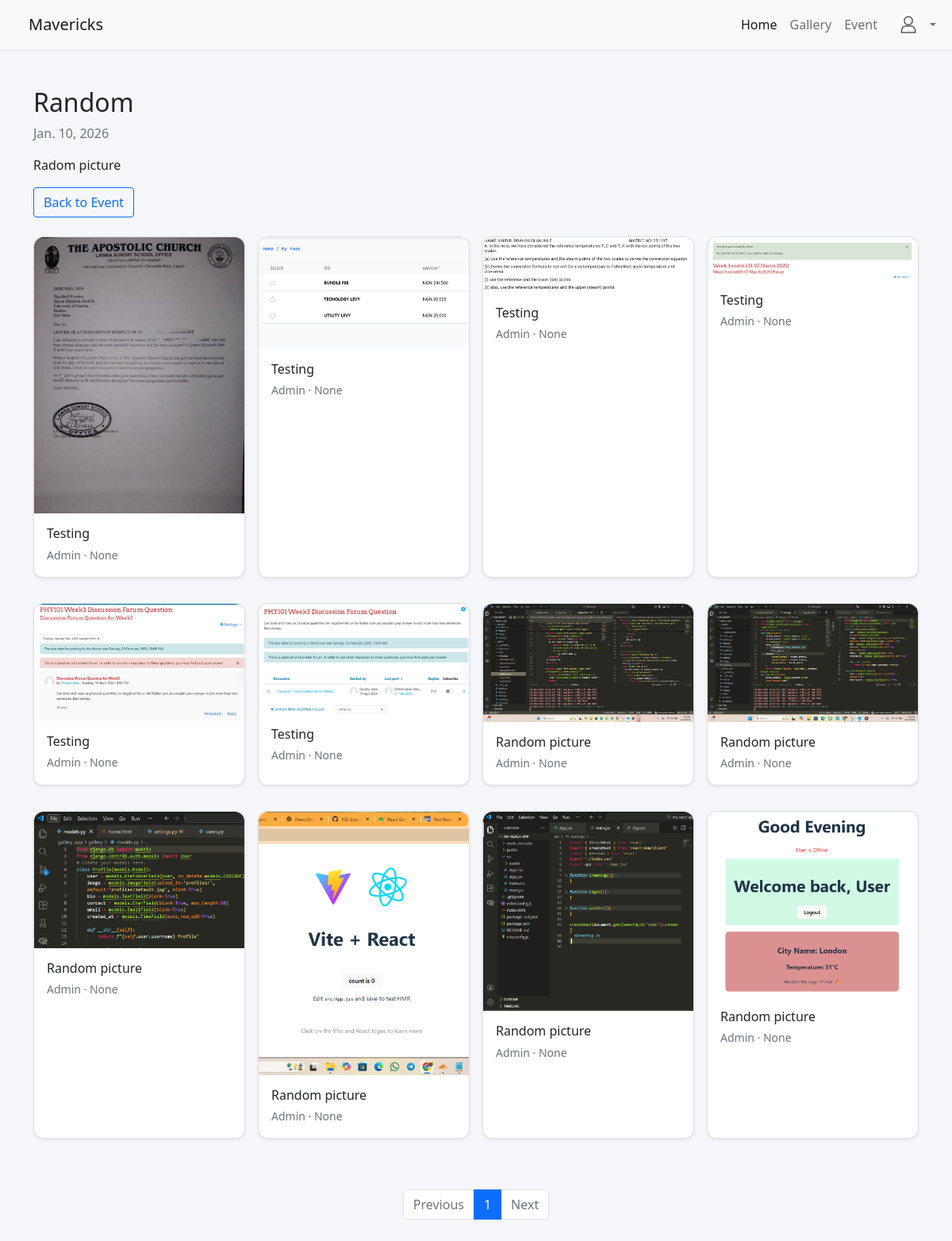
The page /event/1/ on the database its author committed.
### gallery/models.py (models this page shows, shortened)
class Event(models.Model):
    name = models.CharField(max_length=150, unique=True)
    description = models.TextField(null=True, blank=True)
    date = models.DateField(null=True, blank=True)
    created_at = models.DateTimeField(auto_now_add=True)

class Photo(models.Model):
    user = models.ForeignKey(User, on_delete=models.CASCADE, related_name='photos')
    image = models.ImageField(upload_to='images/')
    caption = models.CharField(max_length=255, blank=True)
    event = models.ForeignKey(
        Event,
        on_delete=models.SET_NULL,
        null=True,
        blank=True,
        related_name='photos'
    )
    is_approved = models.BooleanField(default=True)
    created_at = models.DateTimeField(auto_now_add=True)

### gallery/views.py (the view)
# urls.py: path('event/<int:event_id>/', views.event_detail, name='event_detail'),
def event_detail(request, event_id):
    event = get_object_or_404(Event, id=event_id)
    photos = Photo.objects.filter(event=event).order_by('-created_at')
    paginator = Paginator(photos, 12)
    page_number = request.GET.get('page')
    page_obj = paginator.get_page(page_number)
    return render(request, 'event_detail.html', {
        'event': event,
        'page_obj': page_obj,
    })

### gallery/templates/event_detail.html
{% extends 'base.html' %}
{% block content %}
<section class="container my-5">
  <div class="mb-4">
    <h2>{{ event.name }}</h2>
    <p class="text-muted">{{ event.date }}{% if event.location %} · {{ event.location }}{% endif %}</p>
    <p>{{ event.description }}</p>
    <a href="/events/" class="btn btn-outline-primary">Back to Event</a>
  </div>
  <div class="row row-cols-2 row-cols-md-4 g-3" data-masonry='{"percentPosition": true }'>
    {% for photo in page_obj %}
      <div class="col">
        <div class="card gallery-card shadow-sm h-100">
          <img src="{{ photo.image.url }}" class="gallery-img" alt="{{ photo.title }}">
          <div class="card-body">
            <h6 class="mb-1">{{ photo.caption }}</h6>
            <small class="text-muted text-capitalize">{{ photo.user }} · {{ photo.created_at }}</small>
          </div>
        </div>
      </div>
    {% empty %}
      <p class="text-muted">No images available for this event yet.</p>
    {% endfor %}
  </div>
  <nav class="mt-5">
    <ul class="pagination justify-content-center">
      {% if page_obj.has_previous %}
        <li class="page-item">
          <a class="page-link" href="?page={{ page_obj.previous_page_number }}">Previous</a>
        </li>
      {% else %}
        <li class="page-item disabled"><span class="page-link">Previous</span></li>
      {% endif %}
      {% for num in page_obj.paginator.page_range %}
        <li class="page-item {% if page_obj.number == num %}active{% endif %}"><a class="page-link" href="?page={{ num }}">{{ num }}</a></li>
      {% endfor %}
      {% if page_obj.has_next %}
        <li class="page-item">
          <a class="page-link" href="?page={{ page_obj.next_page_number }}">Next</a>
        </li>
      {% else %}
        <li class="page-item disabled"><span class="page-link">Next</span></li>
      {% endif %}
    </ul>
  </nav>
</section>
{% endblock %}

### gallery/static/style.css (style rules this page uses)
body { background-color: #f5f7fa; }
.col .card { break-inside: avoid; border-radius: 0.75rem; }
.gallery-img { width: 100%; height: auto; object-fit: cover; border-top-left-radius: 0.75rem; border-top-right-radius: 0.75rem; }
.row[data-masonry] > * { margin-bottom: 1rem; }

### rows shown on the page
Event: name "Random", date "Jan. 10, 2026", description "Radom picture"
Photo: image (picture), caption "Testing", user "Admin", created_at "None"
Photo: image (picture), caption "Testing", user "Admin", created_at "None"
Photo: image (picture), caption "Testing", user "Admin", created_at "None"
Photo: image (picture), caption "Testing", user "Admin", created_at "None"
Photo: image (picture), caption "Testing", user "Admin", created_at "None"
Photo: image (picture), caption "Testing", user "Admin", created_at "None"
Photo: image (picture), caption "Random picture", user "Admin", created_at "None"
Photo: image (picture), caption "Random picture", user "Admin", created_at "None"
Photo: image (picture), caption "Random picture", user "Admin", created_at "None"
Photo: image (picture), caption "Random picture", user "Admin", created_at "None"
Photo: image (picture), caption "Random picture", user "Admin", created_at "None"
Photo: image (picture), caption "Random picture", user "Admin", created_at "None"

### other values the page prints
{{ num }} "1"
